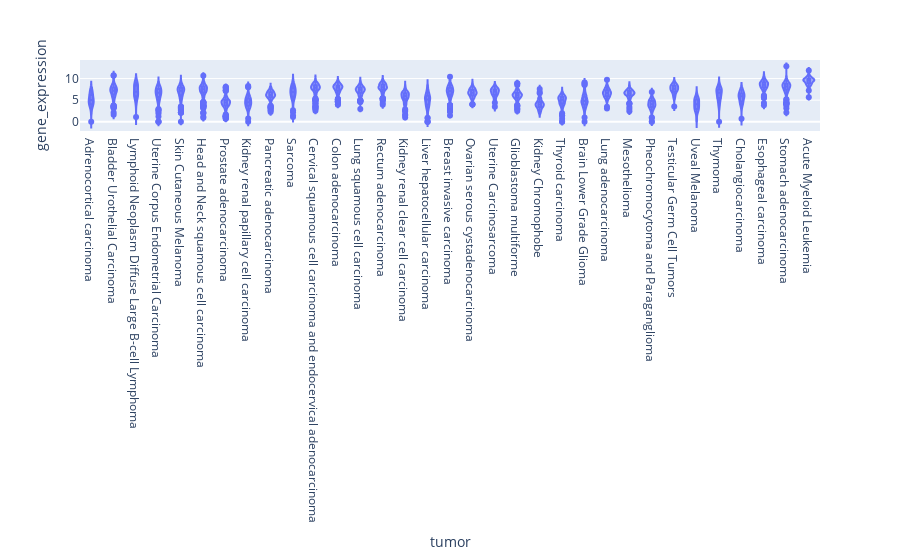

The notebook cell this image was saved under:
### Code cell
import plotly.express as px

fig = px.violin(gene_expression_matrix_reshaped.loc["BRCA2"], y="gene_expression", x="tumor", box=True)
fig.show()

### Figure 1 — Plotly figure (JSON) as saved in the notebook; plotly's stock layout.template omitted (floating-point values rounded to 4 significant figures; data arrays with more than 128 entries replaced by an {"elided": "..."} marker saying what was removed)
{"data": [{"alignmentgroup": "True", "box": {"visible": true}, "hovertemplate": "tumor=%{x}<br>gene_expression=%{y}<extra></extra>", "legendgroup": "", "marker": {"color": "#636efa"}, "name": "", "offsetgroup": "", "orientation": "v", "scalegroup": "True", "showlegend": false, "type": "violin", "x": {"elided": "11069 str values"}, "x0": " ", "xaxis": "x", "y": {"elided": "11069 float values"}, "y0": " ", "yaxis": "y"}], "layout": {"legend": {"tracegroupgap": 0}, "margin": {"t": 60}, "violinmode": "group", "xaxis": {"anchor": "y", "domain": [0, 1], "title": {"text": "tumor"}}, "yaxis": {"anchor": "x", "domain": [0, 1], "title": {"text": "gene_expression"}}}}
